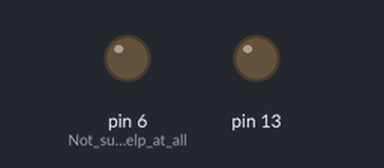
Recording of a sketch running on a simulated Arduino Uno, built with avr-gcc and run on an emulated ATmega328P. On the bench: output pins drawn as LEDs (lit = HIGH). The modem accepts every AT command (registered, SIM ready, sends succeed) and sends nothing else; what the sketch prints to the serial monitor is not drawn.

Above: at 9.6 s.
At 17.9 s:
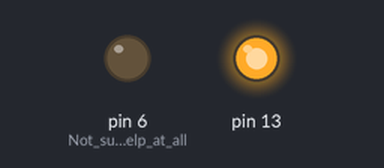
Timing chart, 0 to 23.1 s (numbered marks = the images above):
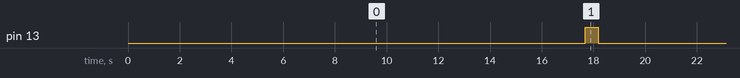

Measured:
- by itself, pin 13: alternates HIGH for 0.49 s and LOW for 16.0 s

The sketch:

Arduino_sleep_HC12Radio.ino
```cpp
// **** INCLUDES *****
#include "LowPower.h"
#include <SoftwareSerial.h>

SoftwareSerial mySerial(8, 9); // Arduino RX, TX  HC12(TX,RX)


bool HC12_EnterSleep() {
	unsigned char RFin_bytes[20];
  int noData=0;
  pinMode(6,OUTPUT);
  digitalWrite(6,LOW);
  delay(200);
  while (mySerial.read() >= 0);

  Serial.println("Sending AT+SLEEP");
  mySerial.println("AT+SLEEP");

//Wait for min 2 bytes, max 20 retry
while(mySerial.available()<2) {
  delay(5);
  Serial.println("No data");
  noData++;
  if (noData>20) {
    Serial.println("Enter Sleep failed");
    return false;
  }
}
Serial.println(noData);
for (int a=0;a<8;a++){
    RFin_bytes[a]=mySerial.read();
    Serial.write(RFin_bytes[a]);
}
Serial.println("");
if ((RFin_bytes[0]!='O') &&(RFin_bytes[1]!='K'))
  return false;


  while (mySerial.read() >= 0);
  while (Serial.read() >= 0);
digitalWrite(6, HIGH);
Serial.println("Sleep OK");
delay(200);
pinMode(6, INPUT); //Not sure this help at all

	return true;
}

bool HC12_ExitSleep() {
   unsigned char RFin_bytes[20];
   int noData=0;
    pinMode(6,OUTPUT);
    digitalWrite(6,LOW);
    delay(50);
    Serial.println("Exit sleep enter");

   while (mySerial.read() >= 0);

   mySerial.println("AT");


  //Wait for min 2 bytes, max 20 retry
  while(mySerial.available()<2) {
    delay(5);
    Serial.println("No data");
    noData++;
  if (noData>20) return false;
}

for (int a=0;a<2;a++){
    RFin_bytes[a]=mySerial.read();
}

  if ((RFin_bytes[0]!='O') &&(RFin_bytes[1]!='K')){
  Serial.println("Exit sleep failed");
  return false;
  }

  digitalWrite(6,HIGH);
  delay(200);
Serial.println("Exit sleep ok");
return true;
}


void setup()
{
  mySerial.begin(9600);
  Serial.begin(57600);
  delay(200);
  Serial.println("Starting");
    // No setup is required for this library
    pinMode(6,OUTPUT);
    pinMode(13,OUTPUT);
    digitalWrite(6,LOW);
    delay(200);
    mySerial.println("AT+V");
    delay(50);
    for (int a=0;a<1000;a++){

    if (mySerial.available()) {
    Serial.write(mySerial.read());
     }
    delay(1);
    }

	if (HC12_EnterSleep() == false) {
		Serial.println("HC12 Sleep failed");
	}
}

void loop()
{

    // Enter power down state for 8 s with ADC and BOD module disabled
    LowPower.powerDown(SLEEP_8S, ADC_OFF, BOD_OFF);
    LowPower.powerDown(SLEEP_8S, ADC_OFF, BOD_OFF);
    digitalWrite(13,HIGH);
    HC12_ExitSleep();

    mySerial.println("Test sending this string");

   delay(100);

    HC12_EnterSleep();
    delay(100);
    digitalWrite(13,LOW);


    // Do something here
    // Example: Read sensor, data logging, data transmission.
}
```
